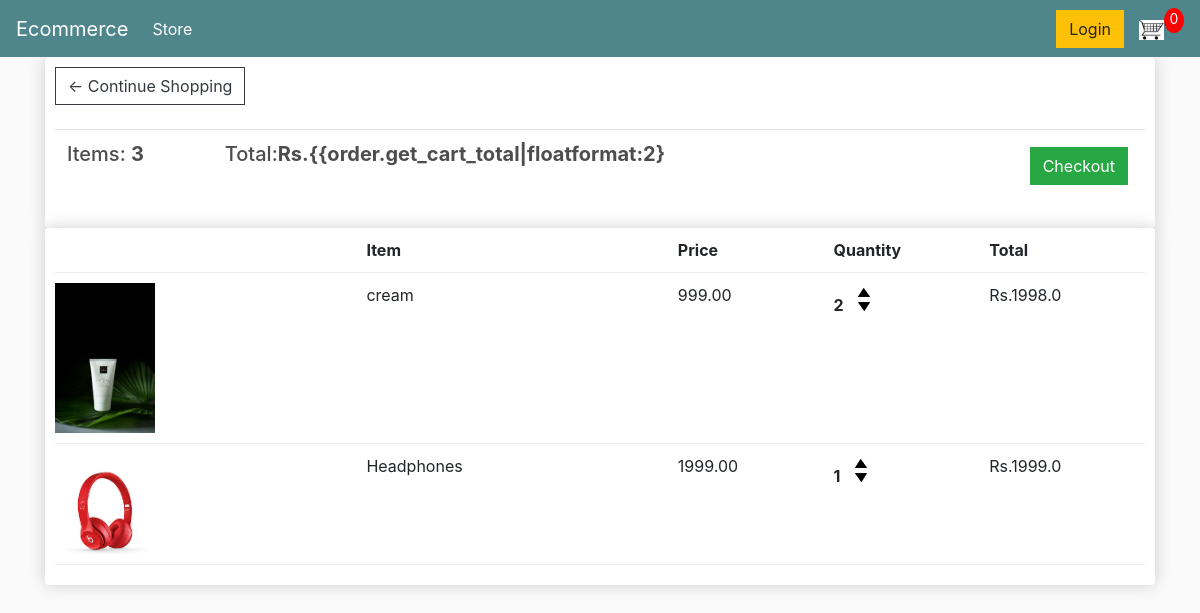
The app's page /cart/ (signed in) with its own data.
### store/models.py (models this page shows, shortened)
class Order(models.Model):
    customer = models.ForeignKey(
        Customer, on_delete=models.SET_NULL, null=True, blank=True)
    date_ordered = models.DateTimeField(auto_now_add=True)
    complete = models.BooleanField(default=False)
    transaction_id = models.CharField(max_length=100, null=True)
    @property
    def get_cart_items(self):
        orderitems = self.orderitem_set.all()
        total = sum([item.quantity for item in orderitems])
        return total

class OrderItem(models.Model):
    product = models.ForeignKey(Product, models.SET_NULL, null=True)
    order = models.ForeignKey(Order, models.SET_NULL, null=True)
    quantity = models.IntegerField(default=0, null=True, blank=True)
    date_added = models.DateTimeField(auto_now_add=True)
    @property
    def get_total(self):
        total = self.product.price*self.quantity
        return total

class Product(models.Model):
    name = models.CharField(max_length=200, null=True, blank=True)
    price = models.FloatField()
    digital = models.BooleanField(default=False, null=True, blank=True)
    image = models.ImageField(null=True, blank=True)
    @property
    def imageUrl(self):
        try:
            url = self.image.url
        except:
            url = ''
        return url

### store/views.py (the view)
# urls.py: path('cart/', views.cart, name='cart'),
def cart(request):
    if request.user.is_authenticated:
        customer = request.user.customer
        order, created = Order.objects.get_or_create(
            customer=customer, complete=False)
        items = order.orderitem_set.all()
    else:
        items = []
        context = {'get_cart_total': 0, 'get_cart_items': 0}
    context = {'items': items, 'order': order}
    return render(request, 'store/cart.html', context)

### store/templates/store/cart.html (shortened to what this page needs)
{% extends 'store/main.html' %}
{% load static %}
{% block content %}
<div class="box-element">
    <a class="btn btn-outline-dark" href="{% url 'storee' %}">&#x2190; Continue Shopping</a>
    <br>
    <br>
    <table class="table">
        <tr>
            <th>
                <h5>Items: <strong>{{order.get_cart_items}}</strong></h5>
            </th>
            <th>
                <h5>Total:<strong>Rs.{{order.get_cart_total|floatformat:2}</strong></h5>
            </th>
            <th>
                <a style="float:right; margin:5px;" class="btn btn-success" href="{% url 'checkout' %}">Checkout</a>
            </th>
        </tr>
    </table>
</div>
<div class="box-element">
    <div class="cart-row">
        <div style="flex:2"></div>
        <div style="flex:2"><strong>Item</strong></div>
        <div style="flex:1"><strong>Price</strong></div>
        <div style="flex:1"><strong>Quantity</strong></div>
        <div style="flex:1"><strong>Total</strong></div>
    </div>
    {% for item in items %}
    <div class="cart-row">
        <div style="flex:2"><img class="row-image" src="{{item.product.imageUrl}}"></div>
        <div style="flex:2">
            <p>{{item.product.name}}</p>
        </div>
        <div style="flex:1">
            <p>{{item.product.price|floatformat:2}}</p>
        </div>
        <div style="flex:1">
            <p class="quantity">{{item.quantity}}</p>
            <div class="quantity">
                <img class="chg-quantity" src="{% static  'images/up.png' %}">
                <img class="chg-quantity" src="{% static  'images/down.png' %}">
            </div>
        </div>
        <div style="flex:1">
            <p>Rs.{{item.get_total}}</p>
        </div>
    </div>
    {% endfor %}
</div>
</div>
{% endblock content %}

### store/static/css/main.css (style rules this page uses)
body { background-color: hsl(0, 0%, 98%); }
h1,h2,h3,h4,h5,h6 { color:hsl(0, 0%, 30%); }
.box-element { box-shadow:hsl(0, 0%, 80%) 0 0 16px; background-color: #fff; border-radius: 4px; padding: 10px; }
.btn { border-radius: 0; }
.row-image { width: 100px; }
.cart-row { display: flex; align-items: flex-stretch; padding-bottom: 10px; margin-bottom: 10px; border-bottom: 1px solid #ececec; }
.quantity { display: inline-block; font-weight: 700; padding-right:10px; }
.chg-quantity { width: 12px; cursor: pointer; display: block; margin-top: 5px; transition:.1s; }

### records on screen
Order: get_cart_items "3"
OrderItem: product.imageUrl (picture), product.name "cream", product.price "999.00", quantity "2", get_total "1998.0"
OrderItem: product.imageUrl (picture), product.name "Headphones", product.price "1999.00", quantity "1", get_total "1999.0"
